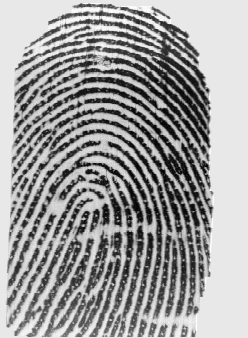
#> input picture 03.png, 248 x 338 px
$ python match.py 03.png f0251_05.png
#> lines starting #> are read from the running program, lines starting #| are printed output that depends on the picture
import cv2
import argparse

parser = argparse.ArgumentParser(description='Fingerprint Matching')
parser.add_argument('first_img', help='Path to first image')
parser.add_argument('second_img', help='Path to second image')
# parser.add_argument('--thresh', help='Matching threshold')

args = parser.parse_args()
# IMAGES_PATH = os.path.join('data')
FIRST_IMAGE_PATH = args.first_img
SECOND_IMAGE_PATH = args.second_img
# THRESHOLD = float(args.thresh)

test_original = cv2.imread(FIRST_IMAGE_PATH)
#> test_original is the input picture: shape (338, 248, 3); min 0, max 255, mean 158.3
test_original = cv2.cvtColor(test_original, cv2.COLOR_RGB2GRAY)
#> test_original: shape (338, 248)
cv2.imshow(f"Original - {FIRST_IMAGE_PATH}", cv2.resize(test_original, None, fx=1, fy=1))
# cv2.waitKey(0)
# cv2.destroyAllWindows()

# print(f'Current Image: {file}')
fingerprint_database_image = cv2.imread(SECOND_IMAGE_PATH)
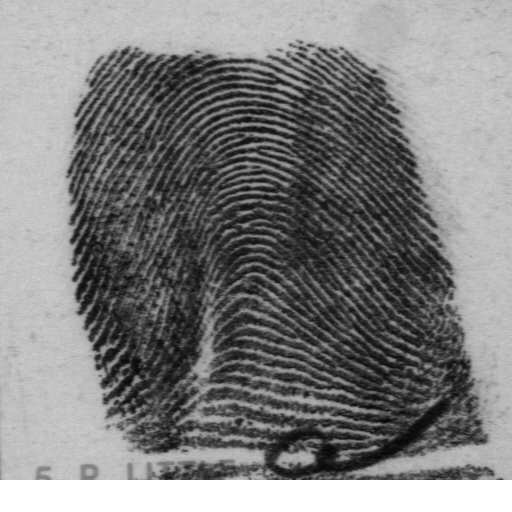
#> input picture f0251_05.png, 512 x 512 px
#> fingerprint_database_image is the input picture: shape (512, 512, 3); min 5, max 255, mean 127.6
fingerprint_database_image = cv2.cvtColor(fingerprint_database_image, cv2.COLOR_RGB2GRAY)
#> fingerprint_database_image: shape (512, 512)
cv2.imshow(f"Current - {SECOND_IMAGE_PATH}", cv2.resize(fingerprint_database_image, None, fx=1, fy=1))
# cv2.waitKey(0)
# cv2.destroyAllWindows()
sift = cv2.xfeatures2d.SIFT_create()

keypoints_1, descriptors_1 = sift.detectAndCompute(test_original, None)
#> keypoints_1 = 1913 keypoints; strongest (x, y, size): (84, 190, 2.8), (25, 172, 3), (50, 173, 4), (96, 173, 2.9)
keypoints_2, descriptors_2 = sift.detectAndCompute(fingerprint_database_image, None)
#> keypoints_2 = 4326 keypoints; strongest (x, y, size): (389, 477, 5.2), (205, 472, 13), (310, 479, 2.1), (368, 478, 3.5)

matches = cv2.FlannBasedMatcher(dict(algorithm=1, trees=10),
    dict()).knnMatch(descriptors_1, descriptors_2, k=2)
#> matches = 1913 matches

match_points = []

for p, q in matches:
    if p.distance < 0.1*q.distance:
        match_points.append(p)
#> after the loop, match_points = []

keypoints = 0
if len(keypoints_1) <= len(keypoints_2):
    keypoints = len(keypoints_1)
#> keypoints = 1913
else:
    keypoints = len(keypoints_2)

# print("Figerprint ID: " + str(file), end=' ')
print(f'{(len(match_points) / keypoints) * 100}% match')
#| 0.0% match
result = cv2.drawMatches(test_original, keypoints_1, fingerprint_database_image,
                        keypoints_2, match_points, None)
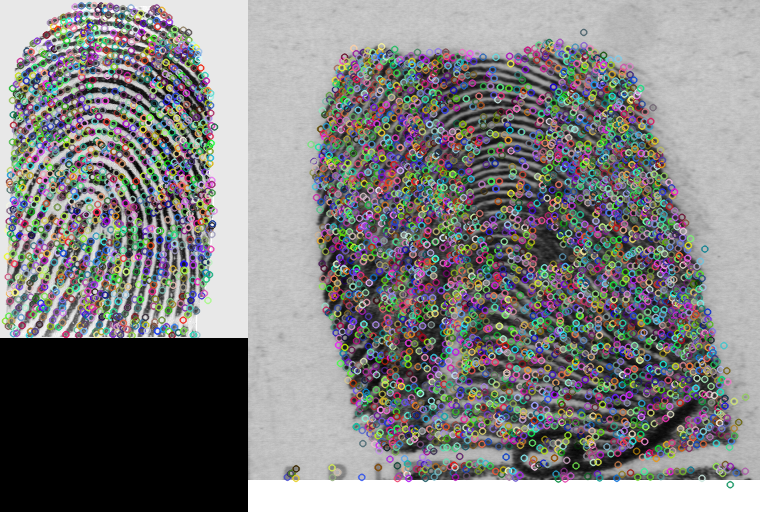
#> result: shape (512, 760, 3); mean of channels 0, 1, 2 129.1, 128.6, 128.9; drawn as B, G, R
result = cv2.resize(result, None, fx=1, fy=1)
cv2.imshow(f"Features", result)
cv2.waitKey(0)
cv2.destroyAllWindows()
